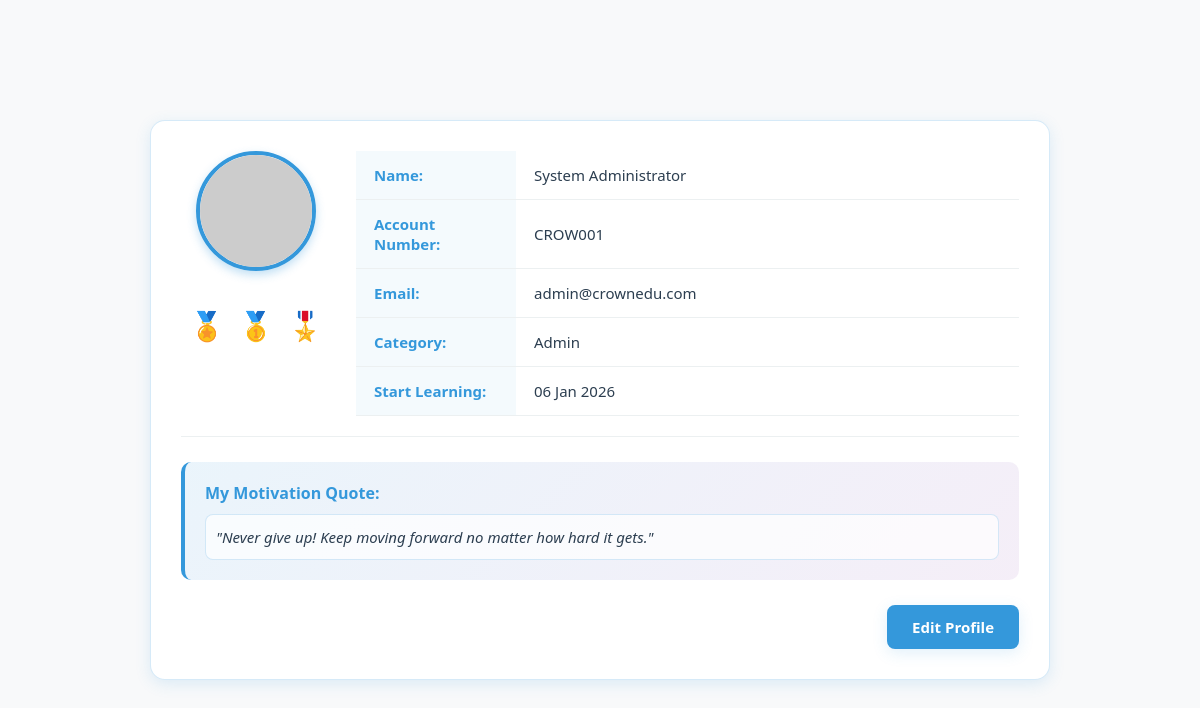
Screenshot of /user/profile.php (signed in) with the database file from the repository.
### tables this page shows
CREATE TABLE users (
    user_id INT AUTO_INCREMENT PRIMARY KEY,
    username VARCHAR(100) UNIQUE NOT NULL,
    email VARCHAR(150) UNIQUE NOT NULL,
    password VARCHAR(255) NOT NULL,
    full_name VARCHAR(150) NOT NULL,
    age INT NULL,
    role ENUM('user','admin','teacher','student') DEFAULT 'user',
    status ENUM('active','inactive','suspended') DEFAULT 'active',
    last_active DATETIME NULL,
    created_at TIMESTAMP DEFAULT CURRENT_TIMESTAMP,
    updated_at TIMESTAMP DEFAULT CURRENT_TIMESTAMP ON UPDATE CURRENT_TIMESTAMP
);

### user/profile.php (the view, shortened to what this page needs)
<?php
if (!isset($user) && isset($_SESSION['user_id'])) {
    require_once '../user/db_connect.php';
    $user_id = $_SESSION['user_id'];
    $sql = "SELECT user_id, username, email, full_name, role, created_at FROM users WHERE user_id = ?";
    $stmt = $conn->prepare($sql);
    $stmt->bind_param("i", $user_id);
    $stmt->execute();
    $result = $stmt->get_result();
    $user = $result->fetch_assoc();
    $profile_sql = "SELECT bio, profile_image, progress FROM user_profiles WHERE user_id = ?";
    $profile_stmt = $conn->prepare($profile_sql);
    $profile_stmt->bind_param("i", $user_id);
    $profile_stmt->execute();
    $profile_result = $profile_stmt->get_result();
    $user_profile = $profile_result->fetch_assoc();
}
$display_name = $user['full_name'] ?? $user['username'] ?? 'User';
$email = $user['email'] ?? '';
$account_number = 'CROW' . str_pad($user['user_id'] ?? '001', 3, '0', STR_PAD_LEFT);
$category = ucfirst($user['role'] ?? 'Student');
$start_date_display = $user['created_at'] ? date('d M Y', strtotime($user['created_at'])) : '01 Jan 2020';
$motivation_quote = '"Never give up! Keep moving forward no matter how hard it gets."';
if (!empty($user_profile['profile_image'])) {
    $profile_image = '../uploads/profiles/' . $user_profile['profile_image'];
    if (!file_exists($profile_image)) {
        $profile_image = 'https://i.pravatar.cc/150?img=12';
    }
} else {
    $profile_image = 'https://i.pravatar.cc/150?img=12';
}
?>
<!DOCTYPE html>
<html lang="en">
<head>
    <link rel="stylesheet" href="https://cdnjs.cloudflare.com/ajax/libs/font-awesome/6.4.0/css/all.min.css">
    <link rel="stylesheet" href="../css/profile.css">
</head>
<body>
    <div class="container">
        <div class="profile-container">
            <div class="profile-view" id="profileView">
                <div class="profile-header">
                    <div class="profile-sidebar">
                        <img src="<?php echo htmlspecialchars($profile_image); ?>" class="profile-avatar" id="profileAvatar">
                        <div class="profile-badges">
                            <span>🏅</span>
                            <span>🥇</span>
                            <span>🎖️</span>
                        </div>
                    </div>
                    <div class="profile-details">
                        <table>
                            <tr>
                                <td>Name:</td>
                                <td id="viewName"><?php echo htmlspecialchars($display_name); ?></td>
                            </tr>
                            <tr>
                                <td>Account Number:</td>
                                <td id="viewAccount"><?php echo htmlspecialchars($account_number); ?></td>
                            </tr>
                            <tr>
                                <td>Email:</td>
                                <td id="viewEmail"><?php echo htmlspecialchars($email); ?></td>
                            </tr>
                            <tr>
                                <td>Category:</td>
                                <td id="viewCategory"><?php echo htmlspecialchars($category); ?></td>
                            </tr>
                            <tr>
                                <td>Start Learning:</td>
                                <td id="viewStartDate"><?php echo htmlspecialchars($start_date_display); ?></td>
                            </tr>
                        </table>
                    </div>
                </div>
                <div class="quote-section">
                    <div class="quote-label">My Motivation Quote:</div>
                    <div class="quote-content" id="viewQuote"><?php echo htmlspecialchars($motivation_quote); ?></div>
                </div>
                <div class="profile-footer">
                    <button class="edit-profile-btn" id="editProfileBtn">Edit Profile</button>
                </div>
            </div>
        </div>
    </div>
</body>
</html>

### css/profile.css (style rules this page uses)
* { margin: 0; padding: 0; box-sizing: border-box; font-family: 'Segoe UI', Tahoma, Geneva, Verdana, sans-serif; }
:root { --primary: #3498db; --secondary: #2980b9; --accent: #e74c3c; --light: #ffffff; --dark: #2c3e50; --gray: #7f8c8d; --light-gray: #ecf0f1; --shadow: 0 4px 15px rgba(52, 152, 219, 0.15); --transition: all 0.3s ease; --bg-color: #f8f9fa; --text-color: #2c3e50; --card-bg: #ffffff; }
body { background: var(--bg-color); color: var(--text-color); min-height: 100vh; display: flex; justify-content: center; align-items: center; padding: 20px; transition: var(--transition); }
.container { width: 100%; max-width: 900px; margin: 0 auto; }
.profile-container { background: var(--card-bg); padding: 30px; border-radius: 15px; box-shadow: var(--shadow); border: 1px solid rgba(52, 152, 219, 0.2); transition: var(--transition); }
.profile-header { display: flex; gap: 25px; padding-bottom: 20px; margin-bottom: 20px; border-bottom: 1px solid var(--light-gray); }
.profile-sidebar { flex-basis: 150px; text-align: center; flex-shrink: 0; }
.profile-avatar { width: 120px; height: 120px; border-radius: 50%; object-fit: cover; margin: 0 auto 15px; border: 4px solid var(--primary); box-shadow: 0 4px 10px rgba(52, 152, 219, 0.3); }
.profile-badges { margin-top: 15px; }
.profile-badges span { font-size: 28px; margin: 0 5px; cursor: pointer; transition: var(--transition); }
.profile-details { flex-grow: 1; }
.profile-details table { width: 100%; border-collapse: collapse; font-size: 15px; }
.profile-details tr { border-bottom: 1px solid var(--light-gray); }
.profile-details td { padding: 14px 18px; vertical-align: middle; }
.profile-details td:first-child { font-weight: 600; width: 160px; background-color: rgba(52, 152, 219, 0.05); color: var(--primary); }
.profile-footer { display: flex; justify-content: flex-end; gap: 15px; }
.edit-profile-btn, .save-profile-btn, .cancel-btn { padding: 12px 25px; border: none; border-radius: 8px; cursor: pointer; transition: var(--transition); font-weight: 600; font-size: 15px; box-shadow: var(--shadow); }
.edit-profile-btn { background: var(--primary); color: white; }
.quote-section { margin: 25px 0; padding: 20px; background: linear-gradient(135deg, rgba(52, 152, 219, 0.1) 0%, rgba(155, 89, 182, 0.1) 100%); border-radius: 10px; border-left: 4px solid var(--primary); }
.quote-label { font-weight: 600; color: var(--primary); margin-bottom: 10px; font-size: 16px; }
.quote-content { font-style: italic; color: var(--text-color); line-height: 1.6; font-size: 15px; padding: 10px; background: rgba(255, 255, 255, 0.7); border-radius: 8px; border: 1px solid rgba(52, 152, 219, 0.2); }

### rows the page displays
users: full_name "System Administrator", user_id "CROW001", email "admin@crownedu.com", role "Admin", created_at "06 Jan 2026"

### other values shown
$motivation_quote "\"Never give up! Keep moving forward no matter how hard it gets.\""
